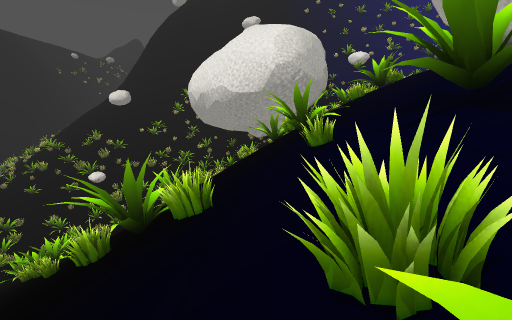
View 1 (above)

24 first-person views from a walk through a Godot game level. The camera is 1.2 m above the floor, tilts 10° down and sees 85° across. The floor is counted in squares, 1 m on a side. Each view is taken from the middle of a square. On the plan, view 1 faces up. The plan holds only what a view shows up to about 13 squares ahead; the rest is blank. The place goes on beyond the plan. Some surface patterns are stand-ins.

View 2
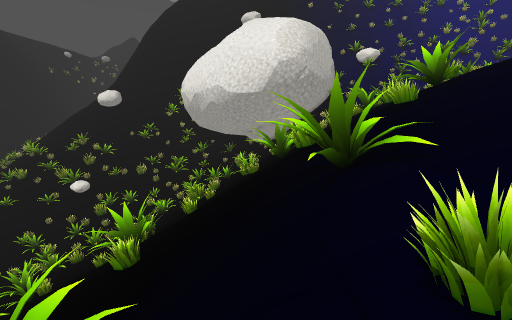

View 3
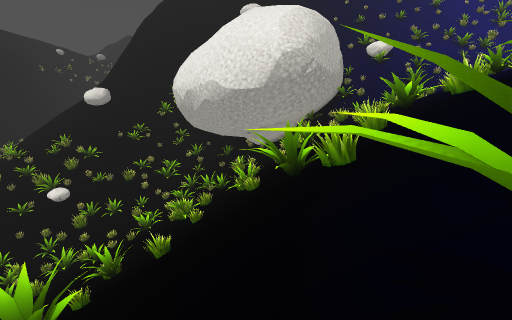

View 4
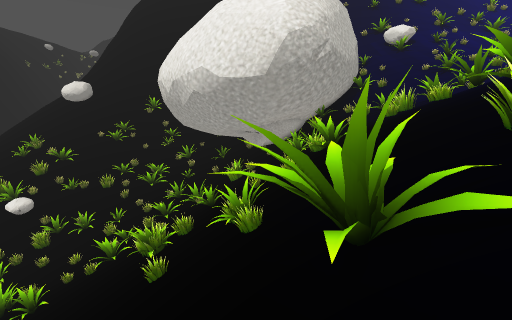

View 5
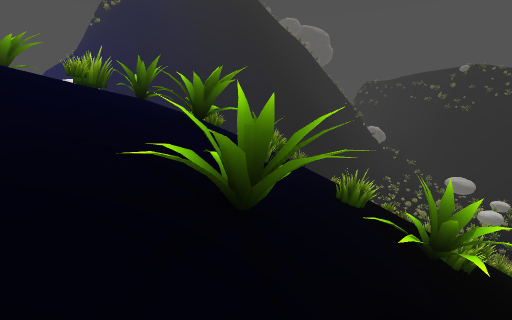

View 6
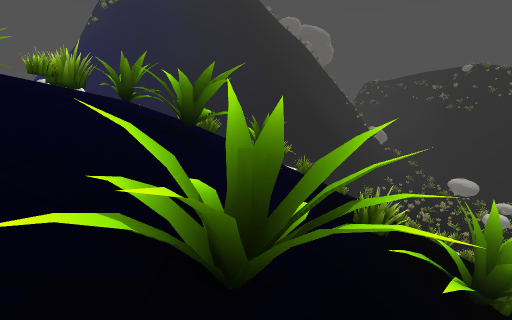

View 7
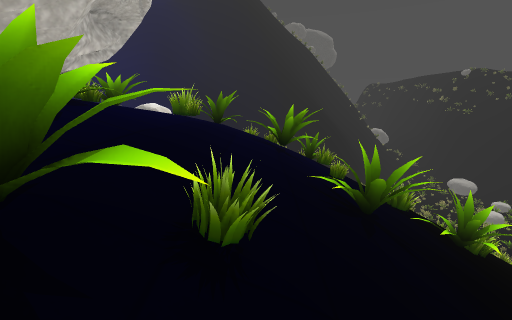

View 8
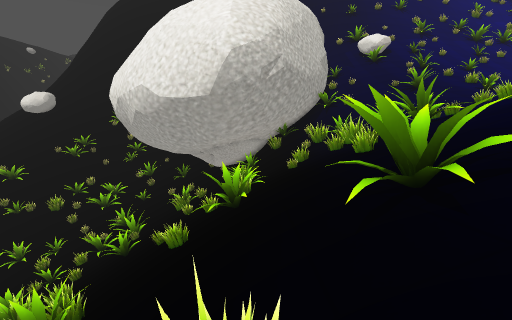

View 9
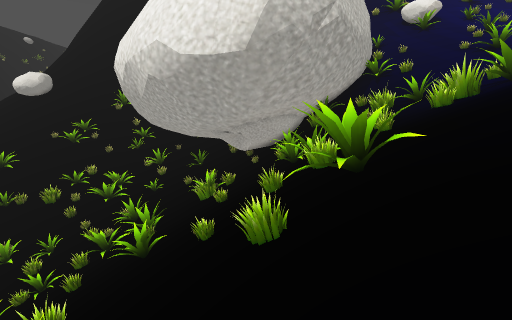

View 10
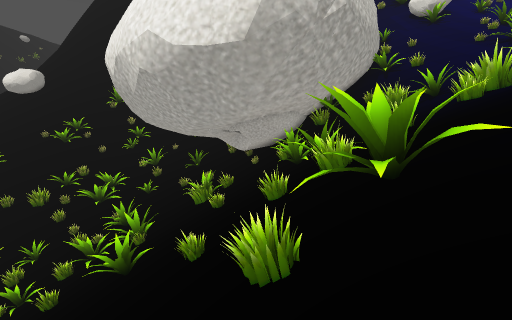

View 11
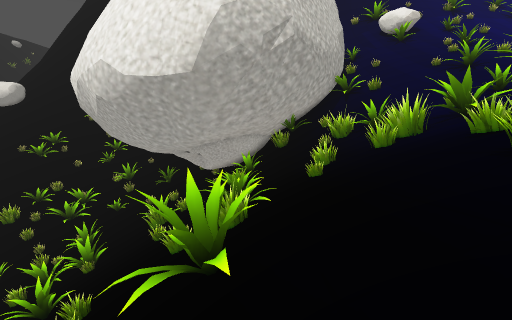

View 12
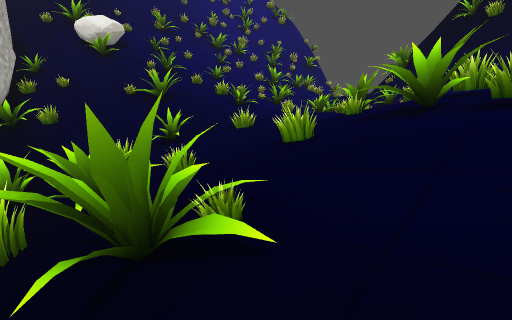

View 13
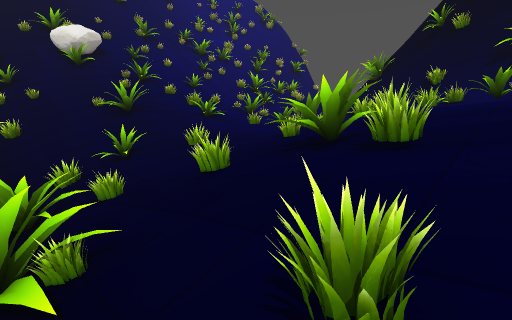

View 14
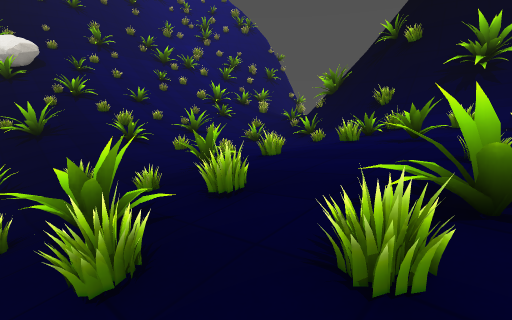

View 15
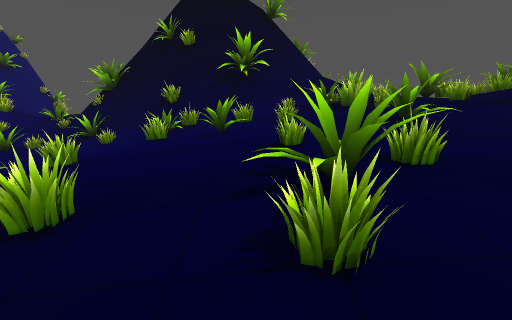

View 16
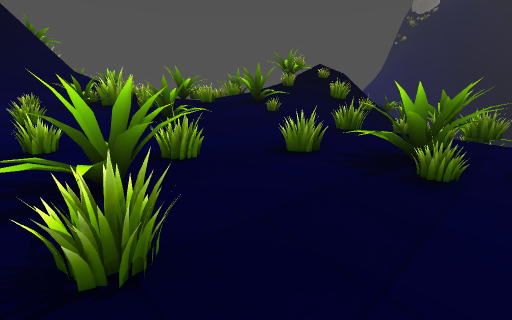

View 17
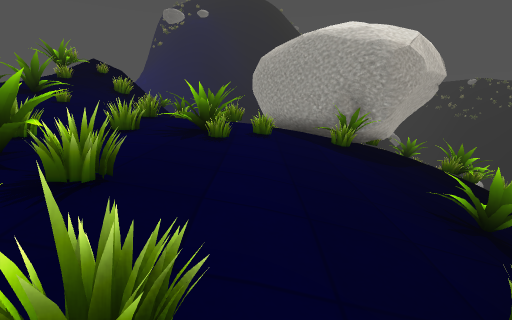

View 18
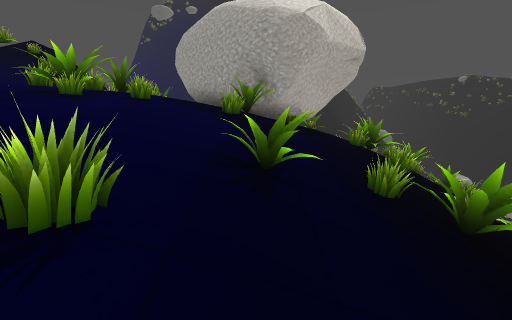

View 19
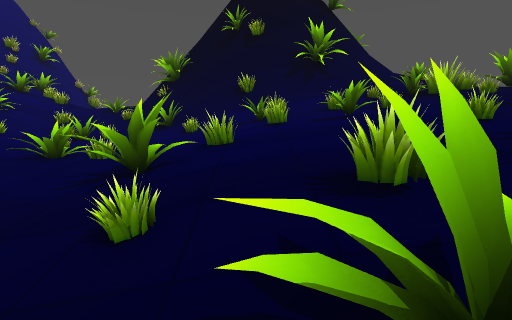

View 20
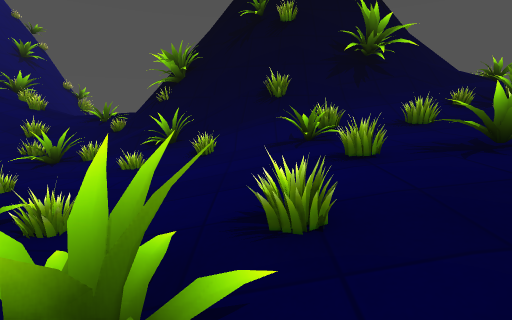

View 21
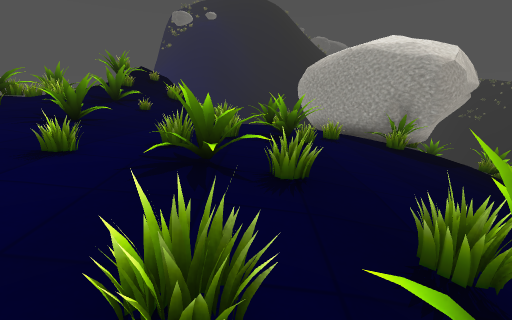

View 22
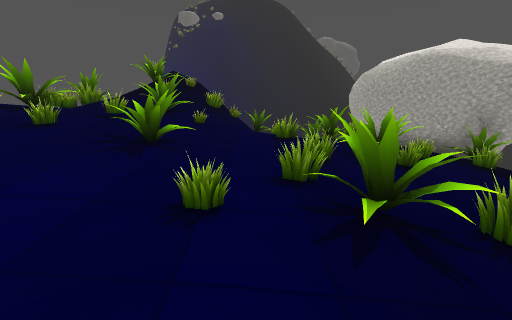

View 23
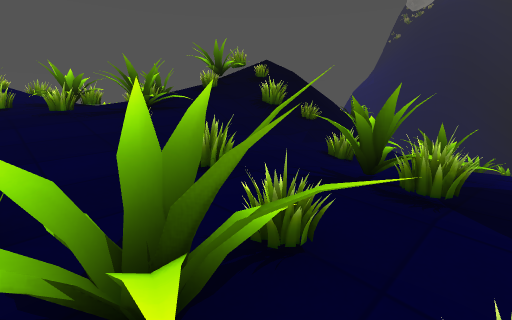

View 24
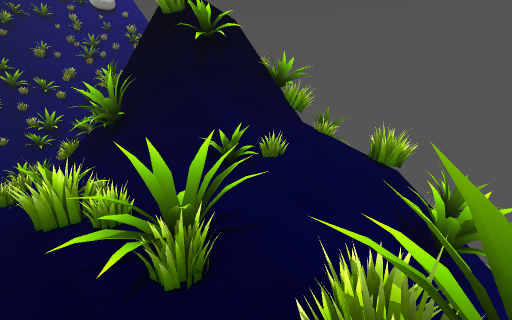

### Floor plan
Key: @ floor where view 1 was taken; # wall or solid block; . main floor; : floor 0.25 m higher than the main floor; - floor 0.5 m lower than the main floor; + floor 0.75 m higher than the main floor; _ floor 0.75 m lower than the main floor; * floor 1.25 m higher than the main floor; < floor 1.25 m lower than the main floor; % floor 1.5 m higher than the main floor; ( floor 1.75 m lower than the main floor; & floor 2 m higher than the main floor; / step, stairs or slope; = window, fence, low wall or low ledge; ^ raised ledge; v drop or lower ground; O other object.
Columns run from 8 left of view 1 to 27 right of it. Each row starts with its distance up from view 1.
 29        // ##//=/////##/+=+   ...=++
 28 //////==/ ==////////////::  =...:++
 27 //=///// /////==///////=/..../=./=+
 26 /=#/#=  //#// /==//=/--..=.--/=/=#==
 25 ==////  //=//////=//__--./#..///=#
 24 ///////// // =/=#(<__=--/=..//=/##
 23  //=////  /=/ =##/=___--./.../=/##
 22 /#=///#///==/// ///  --=.....=#/##
 21 ///// ////=// /O=//=/=.==..../#/#
 20 ////  //=/=// =##/ //...::/:=/###
 19 =/  #==///#////// /.==.:::/:/=/##
 18 /////= //=////// =///.:::==++//####
 17 ////// //    // ///..//+++++=/=####
 16 /// / //=///////=/...==++++=+=//####
 15 /// / //=// /=///-..::=++++++=//=/##
 14 ////=     ///////...::++/=+**=////=#
 13 // /    ==/=//////..=/=++/*//=%/=///
 12 =///    =#//=/////.==/+++**=%/%//=//
 11 /       ///////##/::++=++/=%%##%&&/=
 10 =       /=/O=#_###  ==+++/=/%==///##
  9 /#   #/  //===##### =/ +*///%/=//##/
  8  =   //  ////##   ##=:/+/////#=  #//
  7       / ==///##    #===//==#/v
  6       ///=/  ##    .#/ /=/===
  5      /#////   ##   ./  =////
  4      /#=/=//          /=////
  3       ////#/    =     / ///
  2         ////    =    =/////
  1  //    /==/ #==##
  0  ==    /@=//#=
 -1        //= /   ^^   ==
 -2            =   ^    ##

Positions as (right, up) in squares from view 1, and headings:
1: (0, 0), facing up
2: (0, 3), facing up
3: (0, 6), facing up
4: (0, 10), facing up
5: (1, 9), facing down
6: (1, 8), facing down
7: (3, 11), facing down
8: (3, 12), facing up
9: (1, 15), facing up
10: (1, 16), facing up
11: (3, 16), facing up
12: (7, 18), facing up-right
13: (8, 17), facing up-right
14: (11, 16), facing up-right
15: (11, 17), facing right
16: (11, 17), facing down-right
17: (11, 19), facing down
18: (8, 19), facing down
19: (11, 20), facing right
20: (14, 21), facing right
21: (13, 20), facing down
22: (15, 19), facing down
23: (11, 13), facing down-right
24: (20, 8), facing up-right
